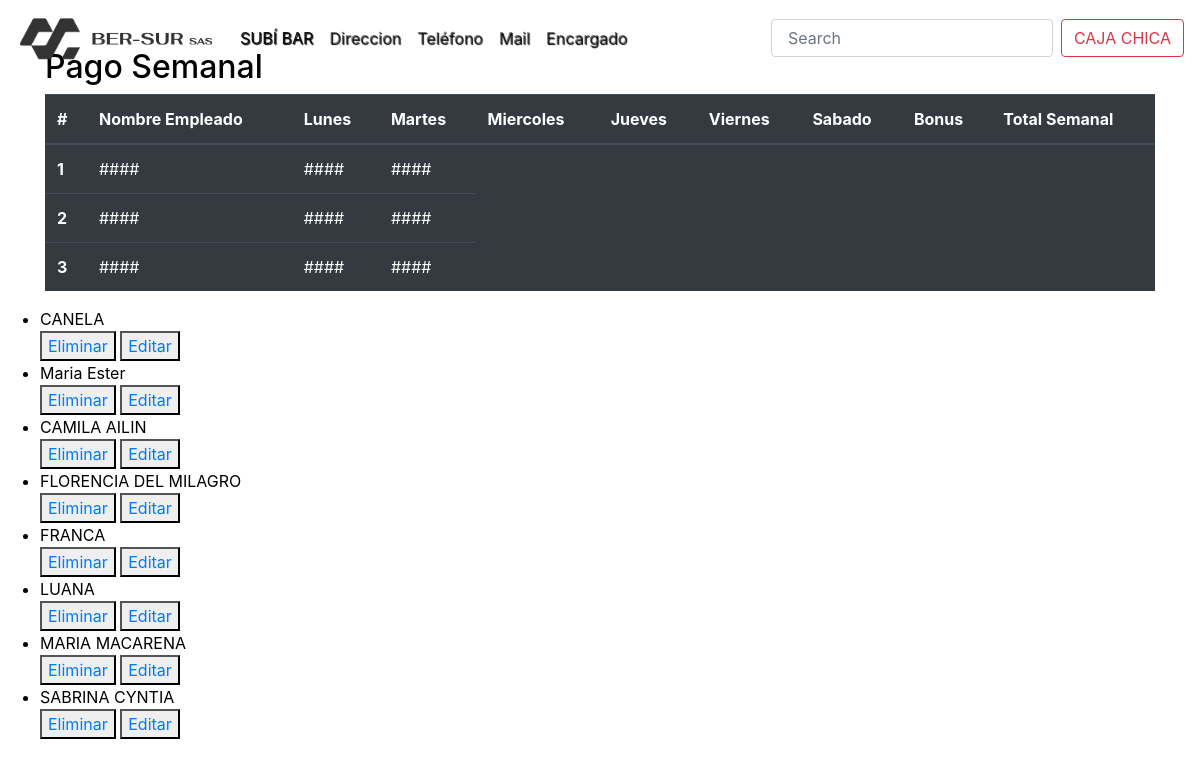
The app's page /sueldo-semanal (signed in) with its own data.
### base/models.py (models this page shows, shortened)
class Sueldo_Semanal(models.Model):
    empleado = models.ForeignKey(Empleado, on_delete=models.CASCADE)
    jornadas_laborales = models.ManyToManyField(JornadaLaboral)
    bono = models.FloatField(max_length=300, default=0)
    fecha = models. DateTimeField(auto_now=True)
    tipo_pago = models.ForeignKey(
        Tipo_Pago, on_delete=models.CASCADE, null=True)
    local = models.ForeignKey(Local, on_delete=models.CASCADE)
    def __str__(self):
        return f'{self.empleado}'

class Empleado(models.Model):
    usuario = models.ForeignKey(User, on_delete=models.CASCADE)
    ropa = models.ForeignKey(Tipo_Ropa, on_delete=models.CASCADE)
    especialidad = models.ForeignKey(
        Tipo_Especialidad, on_delete=models.CASCADE)
    sueldo_por_hora = models.FloatField(max_length=300)
    def __str__(self):
        return f'{self.usuario}'

class User(AbstractUser):
    nombre = models.CharField(max_length=200, null=True)
    apellido = models.CharField(max_length=200, null=True)
    mail = models.EmailField(null=True, unique=True)
    direccion = models.TextField(max_length=200, null=True)
    telefono = models.CharField(max_length=20, null=True)
    fecha_nacimiento = models.DateTimeField(null=True, auto_now=False)
    dni = models.IntegerField(null=True)
    rol = models.ForeignKey(Rol, on_delete=models.CASCADE, null=True)
    es_activo = models.BooleanField(null=True)
    USERNAME_FIELD = 'mail'
    REQUIRED_FIELDS = ['username']
    def __str__(self):
        return f'{self.nombre}'

### base/views.py (the view)
# urls.py: path("sueldo-semanal", views.sueldo_semanal, name="sueldos"),
@login_required(login_url='login')
def sueldo_semanal(request):
    sueldos_semanales = Sueldo_Semanal.objects.all()
    context = {'sueldos_semanales': sueldos_semanales}
    return render(request, 'base/sueldo_semanal.html', context)

### base/Templates/base/sueldo_semanal.html (shortened to what this page needs)
{% extends 'base/main.html' %} {% block content %}
<nav id="menu" class="navbar navbar-expand-lg navbar-light fixed-top bg-prima">
    <a class="navbar-brand" href="#">
        <img src="IMG/logonegro.png" width="200" height="50" alt="">
    </a>
    <div class="collapse navbar-collapse" id="navbarSupportedContent">
        <ul class="navbar-nav mr-auto">
            <li class="nav-item active">
                <a class="nav-link " href="#" style="text-shadow: 1px 1px 1px black;">SUBÍ BAR <span class="sr-only">(current)</span></a>
            </li>
            <li class="nav-item">
                <a class="nav-link" href="#" style="text-shadow: 1px 1px 1px black;">Direccion</a>
            </li>
            <li class="nav-item">
                <a class="nav-link" href="#" style="text-shadow: 1px 1px 1px black;">Teléfono</a>
            </li>
            <li class="nav-item">
                <a class="nav-link" href="#" style="text-shadow: 1px 1px 1px black;">Mail</a>
            </li>
            <li class="nav-item">
                <a class="nav-link" href="#" style="text-shadow: 1px 1px 1px black;">Encargado</a>
            </li>
        </ul>
        <form class="form-inline my-2 my-lg-0">
            <input class="form-control mr-sm-2 nav-link disabled" type="search" placeholder="Search" aria-label="Search">
            <button class="btn btn-outline-danger my-2 my-sm-0" type="submit">CAJA CHICA</button>
        </form>
    </div>
</nav>
<div class="container">
    <div class="row mt-5">
        <div class="col">
            <div class="row ">
                <div class="col-lg-8 col-md-8 ">
                    <h2>Pago Semanal</h2>
                </div>
            </div>
            <table class="table table-dark">
                <thead>
                    <tr>
                        <th scope="col">#</th>
                        <th scope="col">Nombre Empleado</th>
                        <th scope="col">Lunes</th>
                        <th scope="col">Martes</th>
                        <th scope="col">Miercoles</th>
                        <th scope="col">Jueves</th>
                        <th scope="col">Viernes</th>
                        <th scope="col">Sabado</th>
                        <th scope="col">Bonus</th>
                        <th scope="col">Total Semanal</th>
                    </tr>
                </thead>
                <tbody>
                    <tr>
                        <th scope="row">1</th>
                        <td>####</td>
                        <td>####</td>
                        <td>####</td>
                    </tr>
                    <tr>
                        <th scope="row">2</th>
                        <td>####</td>
                        <td>####</td>
                        <td>####</td>
                    </tr>
                    <tr>
                        <th scope="row">3</th>
                        <td>####</td>
                        <td>####</td>
                        <td>####</td>
                    </tr>
                </tbody>
            </table>
        </div>
    </div>
</div>
<ul>
    {% for sueldo_semanal in sueldos_semanales %}
    <li>{{ sueldo_semanal }}</li>
    <button><a href="{% url 'eliminarsueldosemanal' Sueldosemanal.id %}">Eliminar</a></button>
    <button><a href="{% url 'editarsueldosemanal' Sueldosemanal.id %}">Editar</a></button> {% endfor %}
</ul>
{% endblock %}

### base/static/styles/main.css (style rules this page uses)
body { color: black; }

### records on screen
Sueldo_Semanal: empleado.nombre "CANELA"
Sueldo_Semanal: empleado.nombre "Maria Ester"
Sueldo_Semanal: empleado.nombre "CAMILA AILIN"
Sueldo_Semanal: empleado.nombre "FLORENCIA DEL MILAGRO"
Sueldo_Semanal: empleado.nombre "FRANCA"
Sueldo_Semanal: empleado.nombre "LUANA"
Sueldo_Semanal: empleado.nombre "MARIA MACARENA"
Sueldo_Semanal: empleado.nombre "SABRINA CYNTIA"
